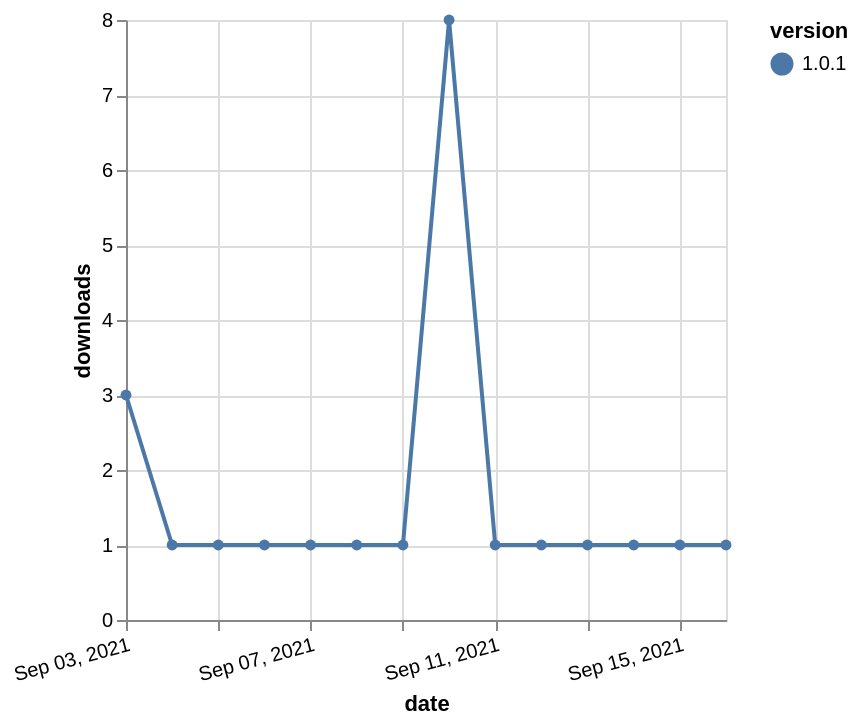

Vega-Lite specification stored for this chart:
### Vega-Lite specification from a JSON file in a GitHub repository (floating-point values rounded to 4 significant figures)
{"$schema": "https://vega.github.io/schema/vega-lite/v5.json", "description": "A simple bar chart with embedded data.", "data": {"values": [{"date": "2021-09-03", "total": 606, "delta": 3, "version": "1.0.1"}, {"date": "2021-09-04", "total": 607, "delta": 1, "version": "1.0.1"}, {"date": "2021-09-05", "total": 608, "delta": 1, "version": "1.0.1"}, {"date": "2021-09-06", "total": 609, "delta": 1, "version": "1.0.1"}, {"date": "2021-09-07", "total": 610, "delta": 1, "version": "1.0.1"}, {"date": "2021-09-08", "total": 611, "delta": 1, "version": "1.0.1"}, {"date": "2021-09-09", "total": 612, "delta": 1, "version": "1.0.1"}, {"date": "2021-09-10", "total": 620, "delta": 8, "version": "1.0.1"}, {"date": "2021-09-11", "total": 621, "delta": 1, "version": "1.0.1"}, {"date": "2021-09-12", "total": 622, "delta": 1, "version": "1.0.1"}, {"date": "2021-09-13", "total": 623, "delta": 1, "version": "1.0.1"}, {"date": "2021-09-14", "total": 624, "delta": 1, "version": "1.0.1"}, {"date": "2021-09-15", "total": 625, "delta": 1, "version": "1.0.1"}, {"date": "2021-09-16", "total": 626, "delta": 1, "version": "1.0.1"}]}, "width": "container", "mark": {"type": "line", "point": {"filled": true}}, "encoding": {"x": {"field": "date", "type": "temporal", "timeUnit": "yearmonthdate", "title": "date", "axis": {"labelAngle": -15}}, "y": {"field": "delta", "type": "quantitative", "title": "downloads"}, "color": {"field": "version", "type": "nominal"}, "tooltip": {"field": "delta"}}}
